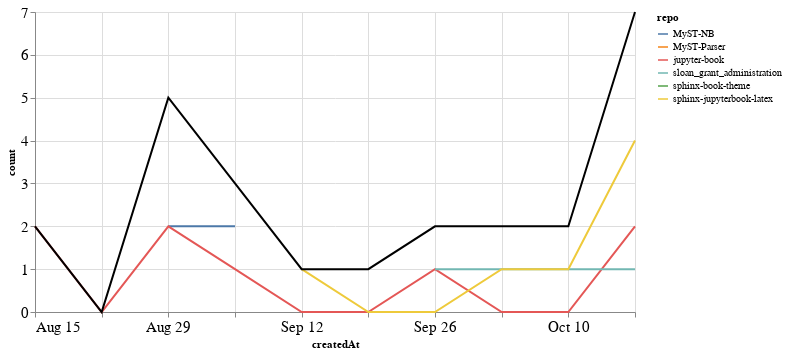

Notebook code cell kept with this figure:
### Markdown cell above
### PRs

### Code cell
prs_time = prs.groupby('repo').resample('W', on='createdAt').count()['author'].reset_index()
prs_time = prs_time.rename(columns={'author': 'count'})
prs_time_total = prs_time.groupby('createdAt').agg({"count": "sum"}).reset_index()

ch1 = alt.Chart(prs_time, width=600).mark_line().encode(
    x='createdAt',
    y='count',
    color='repo',
    tooltip="repo"
)

ch2 = alt.Chart(prs_time_total, width=600).mark_line(color="black").encode(
    x='createdAt',
    y='count',
)

ch1 + ch2

### Figure 1 — Vega-Lite specification as saved in the notebook (floating-point values rounded to 4 significant figures)
{"config": {"axisLeft": {"labelFontSize": 15}, "axisBottom": {"labelFontSize": 15}}, "layer": [{"data": {"name": "data-43303cb25ff09841434fecbaef0f6786"}, "mark": "line", "encoding": {"color": {"type": "nominal", "field": "repo"}, "tooltip": {"type": "nominal", "field": "repo"}, "x": {"type": "temporal", "field": "createdAt"}, "y": {"type": "quantitative", "field": "count"}}, "width": 600}, {"data": {"name": "data-ac31c991bf79b2b79c43d65e13819806"}, "mark": {"type": "line", "color": "black"}, "encoding": {"x": {"type": "temporal", "field": "createdAt"}, "y": {"type": "quantitative", "field": "count"}}, "width": 600}], "$schema": "https://vega.github.io/schema/vega-lite/v4.8.1.json", "datasets": {"data-43303cb25ff09841434fecbaef0f6786": [{"repo": "MyST-NB", "createdAt": "2021-08-29T00:00:00", "count": 2}, {"repo": "MyST-NB", "createdAt": "2021-09-05T00:00:00", "count": 2}, {"repo": "MyST-Parser", "createdAt": "2021-08-29T00:00:00", "count": 1}, {"repo": "jupyter-book", "createdAt": "2021-08-15T00:00:00", "count": 2}, {"repo": "jupyter-book", "createdAt": "2021-08-22T00:00:00", "count": 0}, {"repo": "jupyter-book", "createdAt": "2021-08-29T00:00:00", "count": 2}, {"repo": "jupyter-book", "createdAt": "2021-09-05T00:00:00", "count": 1}, {"repo": "jupyter-book", "createdAt": "2021-09-12T00:00:00", "count": 0}, {"repo": "jupyter-book", "createdAt": "2021-09-19T00:00:00", "count": 0}, {"repo": "jupyter-book", "createdAt": "2021-09-26T00:00:00", "count": 1}, {"repo": "jupyter-book", "createdAt": "2021-10-03T00:00:00", "count": 0}, {"repo": "jupyter-book", "createdAt": "2021-10-10T00:00:00", "count": 0}, {"repo": "jupyter-book", "createdAt": "2021-10-17T00:00:00", "count": 2}, {"repo": "sloan_grant_administration", "createdAt": "2021-09-26T00:00:00", "count": 1}, {"repo": "sloan_grant_administration", "createdAt": "2021-10-03T00:00:00", "count": 1}, {"repo": "sloan_grant_administration", "createdAt": "2021-10-10T00:00:00", "count": 1}, {"repo": "sloan_grant_administration", "createdAt": "2021-10-17T00:00:00", "count": 1}, {"repo": "sphinx-book-theme", "createdAt": "2021-09-19T00:00:00", "count": 1}, {"repo": "sphinx-jupyterbook-latex", "createdAt": "2021-09-12T00:00:00", "count": 1}, {"repo": "sphinx-jupyterbook-latex", "createdAt": "2021-09-19T00:00:00", "count": 0}, {"repo": "sphinx-jupyterbook-latex", "createdAt": "2021-09-26T00:00:00", "count": 0}, {"repo": "sphinx-jupyterbook-latex", "createdAt": "2021-10-03T00:00:00", "count": 1}, {"repo": "sphinx-jupyterbook-latex", "createdAt": "2021-10-10T00:00:00", "count": 1}, {"repo": "sphinx-jupyterbook-latex", "createdAt": "2021-10-17T00:00:00", "count": 4}], "data-ac31c991bf79b2b79c43d65e13819806": [{"createdAt": "2021-08-15T00:00:00", "count": 2}, {"createdAt": "2021-08-22T00:00:00", "count": 0}, {"createdAt": "2021-08-29T00:00:00", "count": 5}, {"createdAt": "2021-09-05T00:00:00", "count": 3}, {"createdAt": "2021-09-12T00:00:00", "count": 1}, {"createdAt": "2021-09-19T00:00:00", "count": 1}, {"createdAt": "2021-09-26T00:00:00", "count": 2}, {"createdAt": "2021-10-03T00:00:00", "count": 2}, {"createdAt": "2021-10-10T00:00:00", "count": 2}, {"createdAt": "2021-10-17T00:00:00", "count": 7}]}}
